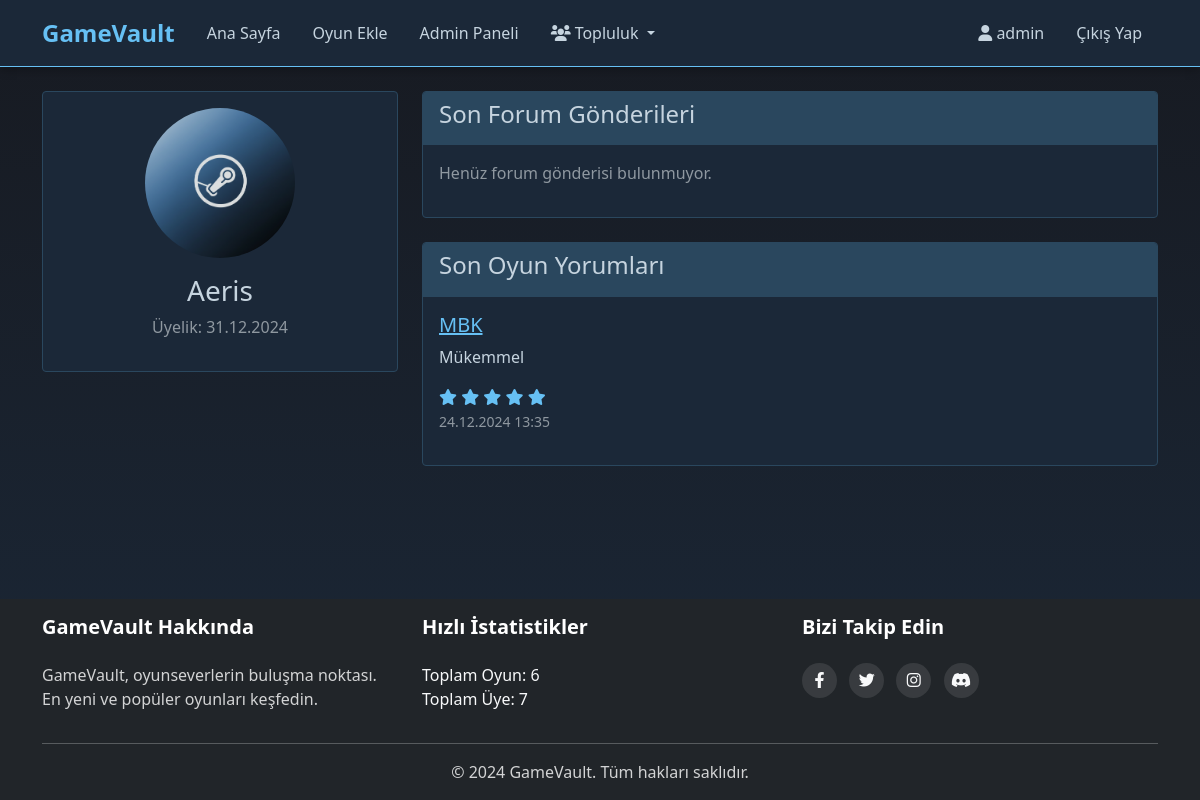
/view_profile.php?id=3 (signed in), run on the app's committed database.
### tables this page shows
CREATE TABLE "users" (
                id INTEGER PRIMARY KEY AUTOINCREMENT,
                username TEXT NOT NULL UNIQUE,
                email TEXT NOT NULL UNIQUE,
                password TEXT NOT NULL,
                is_admin INTEGER DEFAULT 0,
                profile_image TEXT DEFAULT 'default.jpg',
                bio TEXT,
                join_date DATETIME DEFAULT CURRENT_TIMESTAMP,
                last_seen DATETIME,
                favorite_game TEXT,
                steam_profile TEXT,
                total_comments INTEGER DEFAULT 0,
                total_likes INTEGER DEFAULT 0
            );

CREATE TABLE comments (
                id INTEGER PRIMARY KEY AUTOINCREMENT,
                game_id INTEGER NOT NULL,
                user_id INTEGER NOT NULL,
                comment TEXT NOT NULL,
                rating INTEGER CHECK(rating BETWEEN 1 AND 5),
                created_at DATETIME DEFAULT CURRENT_TIMESTAMP,
                FOREIGN KEY (game_id) REFERENCES games(id) ON DELETE CASCADE,
                FOREIGN KEY (user_id) REFERENCES users(id) ON DELETE CASCADE
            );

CREATE TABLE "games" (
                id INTEGER PRIMARY KEY AUTOINCREMENT,
                name TEXT NOT NULL,
                genre TEXT NOT NULL,
                description TEXT,
                price REAL NOT NULL,
                image_url TEXT,
                publisher TEXT NOT NULL,
                release_date DATE,
                added_by INTEGER,
                FOREIGN KEY (added_by) REFERENCES users(id)
            );

### view_profile.php (the view, shortened to what this page needs)
<?php
$db = Database::getInstance()->getConnection();
$user = null;
$error = '';
$profile_id = isset($_GET['id']) ? (int)$_GET['id'] : 0;
try {
    $stmt = $db->prepare("SELECT * FROM users WHERE id = ?");
    $stmt->execute([$profile_id]);
    $user = $stmt->fetch(PDO::FETCH_ASSOC);
    $stmt = $db->prepare("
        SELECT fp.*, COUNT(pl.id) as like_count, COUNT(fc.id) as comment_count
        FROM forum_posts fp
        LEFT JOIN post_likes pl ON fp.id = pl.post_id
        LEFT JOIN forum_comments fc ON fp.id = fc.post_id
        WHERE fp.user_id = ?
        GROUP BY fp.id
        ORDER BY fp.created_at DESC
        LIMIT 5
    ");
    $stmt->execute([$profile_id]);
    $posts = $stmt->fetchAll(PDO::FETCH_ASSOC);
    $stmt = $db->prepare("
        SELECT c.*, g.name as game_name
        FROM comments c
        JOIN games g ON c.game_id = g.id
        WHERE c.user_id = ?
        ORDER BY c.created_at DESC
        LIMIT 5
    ");
    $stmt->execute([$profile_id]);
    $comments = $stmt->fetchAll(PDO::FETCH_ASSOC);
} catch(PDOException $e) {
    $error = 'Profil bilgileri yüklenirken bir hata oluştu.';
}
include 'includes/header.php';
?>
<div class="container mt-4">
    <?php if ($error): ?>
        <div class="alert alert-danger"><?php echo htmlspecialchars($error); ?></div>
    <?php elseif ($user): ?>
        <div class="row">
            <div class="col-md-4">
                <div class="card">
                    <div class="card-body text-center">
                        <img src="<?php echo !empty($user['profile_image']) ? htmlspecialchars($user['profile_image']) : 'uploads/profiles/default.jpg'; ?>"
                             class="rounded-circle mb-3"
                             style="width: 150px; height: 150px; object-fit: cover;">
                        <h3><?php echo htmlspecialchars($user['username']); ?></h3>
                        <p class="text-muted">Üyelik: <?php echo date('d.m.Y', strtotime($user['join_date'])); ?></p>
                    </div>
                </div>
            </div>
            <div class="col-md-8">
                <div class="card mb-4">
                    <div class="card-header">
                        <h4>Son Forum Gönderileri</h4>
                    </div>
                    <div class="card-body">
                        <?php if (empty($posts)): ?>
                            <p class="text-muted">Henüz forum gönderisi bulunmuyor.</p>
                        <?php endif; ?>
                    </div>
                </div>
                <div class="card">
                    <div class="card-header">
                        <h4>Son Oyun Yorumları</h4>
                    </div>
                    <div class="card-body">
                        <?php if (empty($comments)): ?>
                            <p class="text-muted">Henüz oyun yorumu bulunmuyor.</p>
                        <?php else: ?>
                            <?php foreach ($comments as $comment): ?>
                                <div class="mb-3">
                                    <h5>
                                        <a href="game_details.php?id=<?php echo $comment['game_id']; ?>">
                                            <?php echo htmlspecialchars($comment['game_name']); ?>
                                        </a>
                                    </h5>
                                    <p><?php echo htmlspecialchars($comment['comment']); ?></p>
                                    <div class="rating text-warning">
                                        <?php for($i = 0; $i < $comment['rating']; $i++): ?>
                                            <i class="fas fa-star"></i>
                                        <?php endfor; ?>
                                    </div>
                                    <small class="text-muted">
                                        <?php echo date('d.m.Y H:i', strtotime($comment['created_at'])); ?>
                                    </small>
                                </div>
                            <?php endforeach; ?>
                        <?php endif; ?>
                    </div>
                </div>
            </div>
        </div>
    <?php endif; ?>
</div>
<?php include 'includes/footer.php'; ?>

### css/style.css (style rules this page uses)
:root { --primary-bg: #171a21; --secondary-bg: #1b2838; --content-bg: #2a475e; --text-color: #c6d4df; --text-muted: #8f98a0; --text-hover: #ffffff; --primary-accent: #66c0f4; --secondary-accent: #1999ff; --success: #a4d007; --danger: #cc3d3d; --card-bg: #1b2838; --card-border: #2a475e; --card-hover: #2a475e; }
body { background-color: var(--primary-bg) !important; color: var(--text-color) !important; }
.card { background-color: var(--card-bg); border: 1px solid var(--card-border); transition: all 0.3s ease; }
.card-body { color: var(--text-color); }
::placeholder { color: var(--text-muted) !important; opacity: 1; }
html, body { min-height: 100vh; display: flex; flex-direction: column; background: linear-gradient(to bottom, var(--primary-bg), var(--secondary-bg)) !important; }
.container { flex: 1; }
html, body { height: 100%; }
body { display: flex; flex-direction: column; min-height: 100vh; }
.rating .fa-star { color: var(--primary-accent); }
.card { background-color: var(--card-bg) !important; border: 1px solid var(--card-border) !important; }
.card-header { background-color: var(--content-bg) !important; border-bottom: 1px solid var(--card-border) !important; color: var(--text-color) !important; }
.card-body { color: var(--text-color) !important; }
.text-muted { color: var(--text-muted) !important; }
a { color: var(--primary-accent) !important; }
::placeholder { color: var(--text-muted) !important; opacity: 0.7; }

### data on the page
users: profile_image (placeholder picture), username "Aeris", join_date "31.12.2024"
comments: game.name "MBK", comment "Mükemmel", rating 5 (drawn), created_at "24.12.2024 13:35"

### other printed values
$_SESSION['username'] "admin"
$total_games "6"
$total_users "7"
